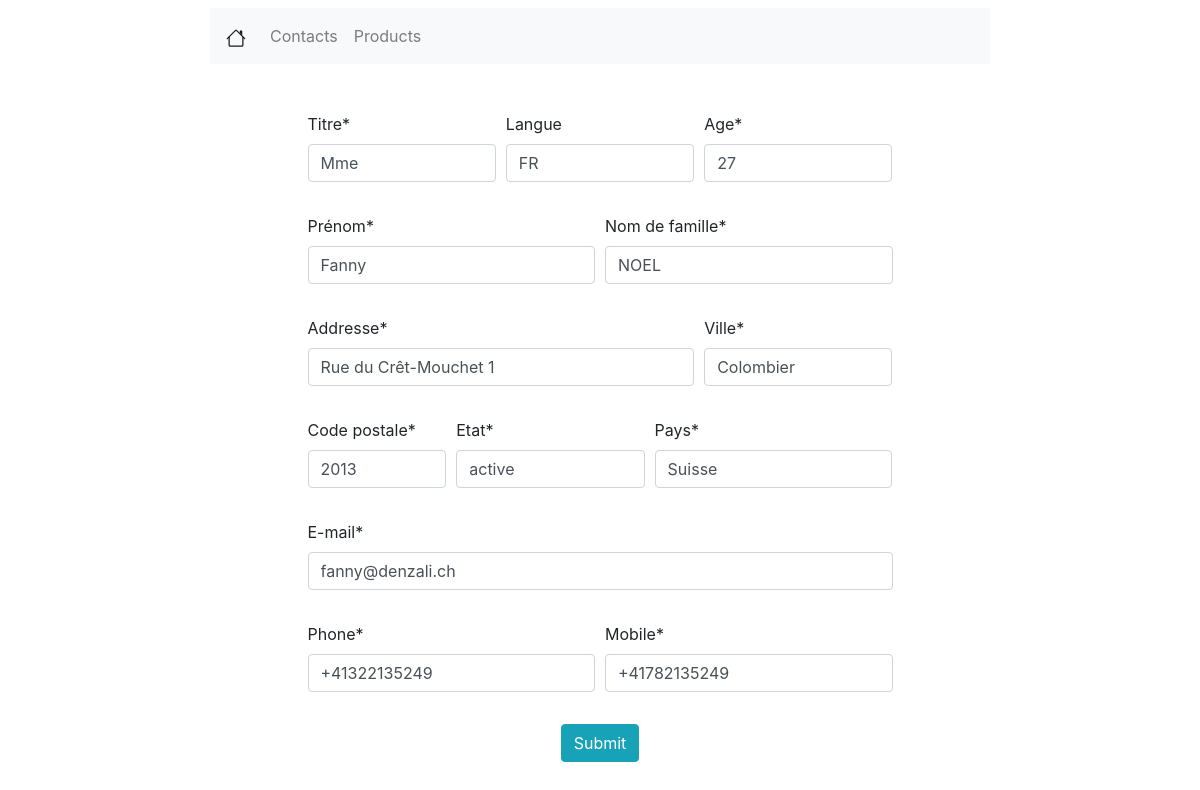
Before: /contacts/1/edit/ with the older database file.
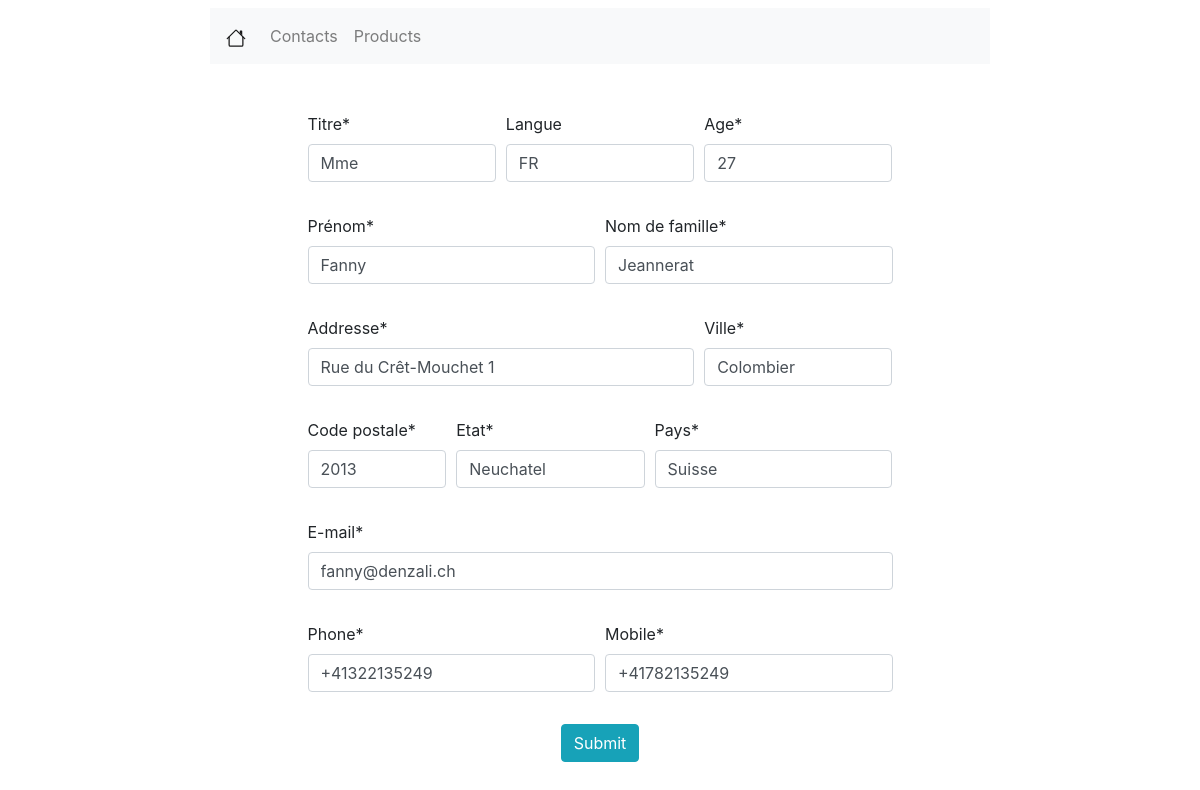
After: the same page with the newer database file.
### contacts/models.py (models this page shows, shortened)
class Contact(models.Model):
    is_active = models.BooleanField(verbose_name="active", default=True)
    title = models.CharField(verbose_name="titre", max_length=50, null=True)
    lang = models.CharField(verbose_name="Langue", max_length=80, null=True, blank=True)
    name = models.CharField(verbose_name='Prénom', max_length=200, null=True)
    lastname = models.CharField(verbose_name='Nom de famille', max_length=200, null=True)
    age = models.IntegerField(verbose_name='Age', null=True)
    street = models.CharField(verbose_name="Addresse", max_length=100, null=True)
    region_zip = models.IntegerField(verbose_name="Code postale", null=True)
    city = models.CharField(verbose_name="Ville", max_length=200, null=True)
    country = models.CharField(verbose_name="Pays", max_length=100, null=True)
    phone = PhoneNumberField(null=True)
    mobile = PhoneNumberField(null=True)
    email = models.EmailField(verbose_name="E-mail", max_length=254, null=True)
    state = models.CharField(verbose_name="Etat", max_length=20, null=True)

### contacts/views.py (the view)
# urls.py: path('<int:pk>/edit/', views.EditView.as_view(), name='edit_contact'),
class EditView(generic.UpdateView):
    template_name = 'contacts/contacts_createview.html'
    model = Contact
    form_class = ContactsModelForm
    success_url = reverse_lazy("contacts")

### contacts/forms.py
class ContactsModelForm(forms.ModelForm):
    class Meta:
        model = Contact
        fields = '__all__'

### contacts/templates/contacts/contacts_createview.html (shortened to what this page needs)
{% extends 'viewlist/viewlist.html' %}
{% load crispy_forms_tags %}
{% block viewlist %}
    <form method="post">
        <div class="w-50 mx-auto mt-5">
            <div class="form-row">
                <div class="form-group col-md-4">
                    {{ form.title|as_crispy_field }}
                </div>
                <div class="form-group col-md-4">
                    {{ form.lang|as_crispy_field }}
                </div>
                <div class="form-group col-md-4">
                    {{ form.age|as_crispy_field }}
                </div>
            </div>
            <div class="form-row">
                <div class="form-group col-md-6">
                    {{ form.name|as_crispy_field }}
                </div>
                <div class="form-group col-md-6">
                    {{ form.lastname|as_crispy_field }}
                </div>
            </div>
            <div class="form-row">
                <div class="form-group col-md-8">
                    {{ form.street|as_crispy_field }}
                </div>
                <div class="form-group col-md-4">
                    {{ form.city|as_crispy_field }}
                </div>
            </div>
            <div class="form-row">
                <div class="form-group col-md-3">
                    {{ form.region_zip|as_crispy_field }}
                </div>
                <div class="form-group col-md-4">
                    {{ form.state|as_crispy_field }}
                </div>
                <div class="form-group col-md-5">
                    {{ form.country|as_crispy_field }}
                </div>
            </div>
            <div class="form-row">
                <div class="form-group col-md-12">
                    {{ form.email|as_crispy_field }}
                </div>
            </div>
            <div class="form-row">
                <div class="form-group col-md-6">
                    {{ form.phone|as_crispy_field }}
                </div>
                <div class="form-group col-md-6">
                    {{ form.mobile|as_crispy_field }}
                </div>
            </div>
            <div class="text-center">
                <button type="submit" class="btn btn-info">Submit</button>
            </div>
        </div>
    </form>
{% endblock %}

Changed rows visible on the page:
changed Contact "Mme": lastname "NOEL" → "Jeannerat"; state "active" → "Neuchatel"
